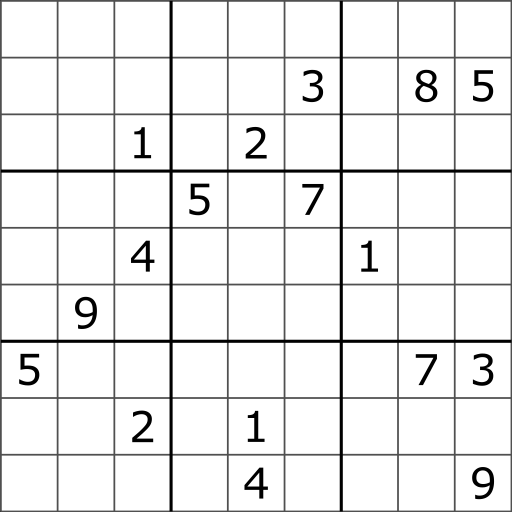
#> input picture Images/sudoko.png, 1024 x 1024 px (shown at 1/2 size)
$ python Line_Detection.py
#> lines starting #> are read from the running program, lines starting #| are printed output that depends on the picture; after the words box and inside, x2 and y2 are one past the last pixel; in counts of white or black regions, pixels touching at a corner belong together
import cv2
import numpy as np

def wind(image):
    cv2.namedWindow("image", cv2.WINDOW_NORMAL)
    cv2.imshow("image", image)
    cv2.waitKey(0)
    cv2.destroyAllWindows()

bbal = cv2.imread("Images/sudoko.png", 1)
#> bbal is the input picture: shape (1024, 1024, 3); min 0, max 255, mean 235.6
edges = cv2.Canny(bbal, 150, 400)
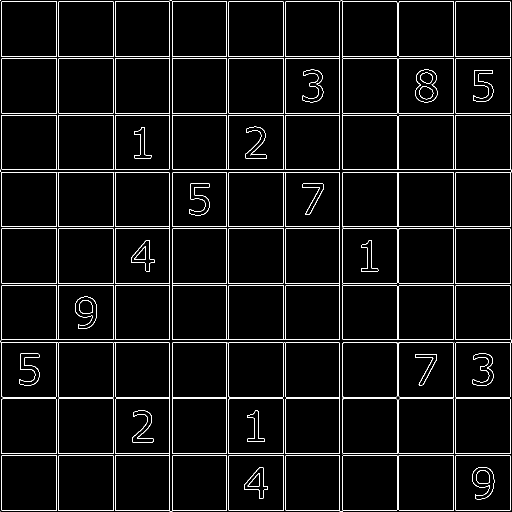
#> edges: shape (1024, 1024) (shown at 1/2 size); 3.9% white in thin lines or dots

lines = cv2.HoughLines(edges, 1, np.pi / 180, 200)
#> lines = 36 rows, first 8: [345, 0], [345, 1.57], [679, 0], [679, 1.57], [685, 0], [685, 1.57], [117, 0], [226, 0]
print(lines)
#> (printed output is left out)

for iterator in lines:
    rho = iterator[0][0]
    theta = iterator[0][1]
    a = np.cos(theta)
    b = np.sin(theta)
    x0 = a*rho
    y0 = b*rho
    x1 = int(x0 + 1000 * (-b))
    y1 = int(y0 + 1000 * a)
    x2 = int(x0 - 1000 * (-b))
    y2 = int(y0 - 1000 * a)
    cv2.line(bbal, (x1, y1), (x2, y2), (0, 255, 0), 1)
#> this loop made 36 passes
#> (rho, theta, a, b, x0, y0, x1, y1) on passes 1 to 12: (345, 0, 1, 0, 345, 0, 345, 1000), (345, 1.57, -4.37e-08, 1, -1.51e-05, 345, -1000, 344), (679, 0, 1, 0, 679, 0, 679, 1000), (679, 1.57, -4.37e-08, 1, -2.97e-05, 679, -1000, 678), (685, 0, 1, 0, 685, 0, 685, 1000), (685, 1.57, -4.37e-08, 1, -2.99e-05, 685, -1000, 684), (117, 0, 1, 0, 117, 0, 117, 1000), (226, 0, 1, 0, 226, 0, 226, 1000), (453, 0, 1, 0, 453, 0, 453, 1000), (117, 1.57, -4.37e-08, 1, -5.11e-06, 117, -1000, 116), (226, 1.57, -4.37e-08, 1, -9.88e-06, 226, -1000, 225), (453, 1.57, -4.37e-08, 1, -1.98e-05, 453, -1000, 452)
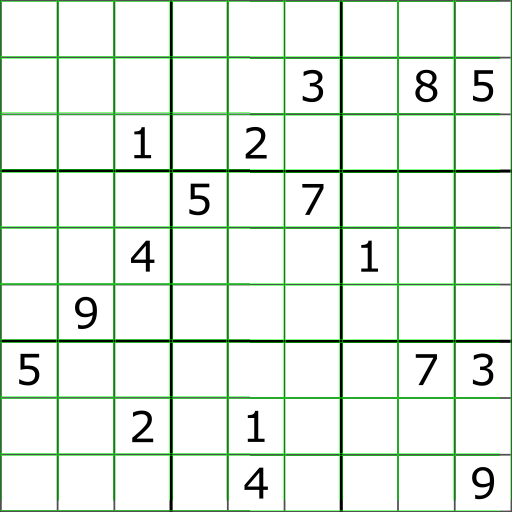
#> bbal: shape (1024, 1024, 3) (shown at 1/2 size); 3.41% of pixels changed, all inside (x1, y1, x2, y2) = (0, 0, 1022, 1022)
wind(bbal)
